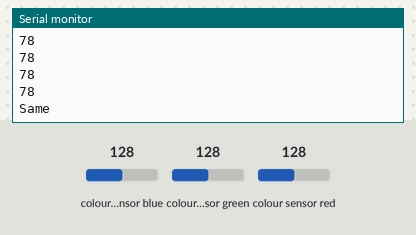
This sketch was run on a simulated Arduino Uno, built with avr-gcc and run on an emulated ATmega328P. Parts: the last lines printed to the serial monitor. Wiring (inferred from the names in the program): TCS3200 colour sensor: output pin 7; S2 pin 5; S3 pin 6; S0 pin 2; S1 pin 4. The test bench sets the inputs (shaded band); at power-on: colour sensor blue 128, colour sensor green 128, colour sensor red 128.

Above: at 1.2 s.
1.3 s: colour sensor blue set to 5
At 2.1 s:
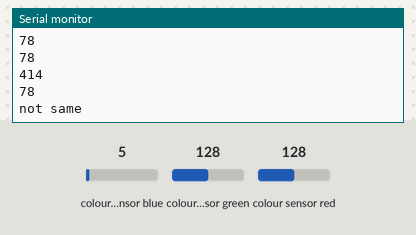
3.7 s: colour sensor green set to 64
At 4.4 s:
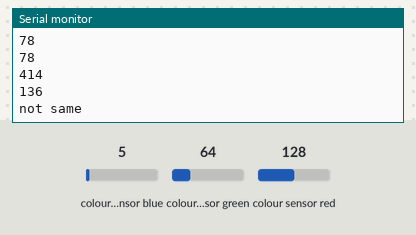
5.2 s: colour sensor red set to 191
Timing chart, 0 to 8.2 s (numbered marks = the images above; inputs shaded):
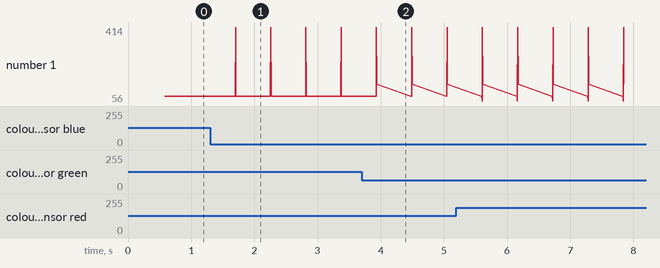

The sketch:

colour_sensor.ino
```cpp
int S0 = 2;
int S1 = 4;
int S2 = 5;
int S3 = 6;
int out1 = 7;
int out2 = 13;
int out3 = 13;
unsigned long int r1, r2, r3, r4, r5, r6;
bool checking = true;

/*
periyot(int pin,int tekrar)
bu fonksiyonla hangi renksensörünün çalışacağını ve gelen
verilerin ortalamasını alıyoruz.

freqscale(int)
-0 kapalı
-1 %2
-2 %20
-3 %100
bu fonksiyon sensör hassasiyetini ayarlıyor

filtertype(int)
0 kırmızı
1 mavi
2 yeşil
3 ışık

bu fonskiyon hangi arayin çalışacağını belirliyor
*/
void setup() {
  pinMode(S0, OUTPUT);//s0 s1 hassasiye
  pinMode(S1, OUTPUT);
  pinMode(S2, OUTPUT);//s2 s3 hangi renk
  pinMode(S3, OUTPUT);
  pinMode(out1, INPUT);
  pinMode(out2, INPUT);
  pinMode(out3, INPUT);

  Serial.begin(9600);
  freqscale(2);


}

void loop() {

colour_check();


}

//----------------------------------------------------
void filtertype(int index)//0:red 1:blue 2:green 3:clear
{
  if (index == 0) { //red
    digitalWrite(S2, LOW);
    digitalWrite(S3, LOW);
  }

  else if (index == 1) { //blue
    digitalWrite(S2, LOW);
    digitalWrite(S3, HIGH);
  }

  else if (index == 2) { //green
    digitalWrite(S2, HIGH);
    digitalWrite(S3, HIGH);
  }

  else if (index == 3) { //clear
    digitalWrite(S2, HIGH);
    digitalWrite(S3, LOW);
  }
}
//-------------------------------------------------------------
void freqscale(int index)
{
  if (index == 0) //close
  {
    digitalWrite(S0, LOW);
    digitalWrite(S1, LOW);
  }

  if (index == 1) //%2
  {
    digitalWrite(S0, LOW);
    digitalWrite(S1, HIGH);
  }

  if (index == 2) //%20
  {
    digitalWrite(S0, HIGH);
    digitalWrite(S1, LOW);
  }

  if (index == 3) //%100
  {
    digitalWrite(S0, HIGH);
    digitalWrite(S1, HIGH);
  }
}
//----------------------------------------
unsigned long int periyot(int pin, int devinim)
{ int i, counted;
  long int c, T, bironceki;
  i = 0;
  T = 0;
  counted = 0;
  while (i < devinim)
  {
    c = pulseIn(pin, HIGH);
    if (i == 0) {
      c = pulseIn(pin, HIGH);
      c = c + pulseIn(pin, HIGH);
      bironceki = c / 2;
    }
    else {
      if (abs(c - bironceki) < 10)
      { counted++;
        T += c;
        bironceki = c;
      }
    } i++;
  }
  T = 2 * T / counted++;
  return T;
}
//-------------------------------------------


int colour_check() {

  if (checking) {
    filtertype(0);
    delay(10);
    r1 = periyot(out1, 40);

    filtertype(1);
    delay(10);
    r2 = periyot(out1, 40);

    filtertype(2);
    delay(10);
    r3 = periyot(out1, 40);
    checking = false;
  }
  delay(500);
  for (int i = 0; i < 10; i++) {

    filtertype(0);
    delay(10);
    r4 = periyot(out1, 40);

    filtertype(1);
    delay(10);
    r5 = periyot(out1, 40);

    filtertype(2);
    delay(10);
    r6 = periyot(out1, 40);
    //----------------------------
    Serial.println(r1);
    Serial.println(r2);
    Serial.println(r3);
    Serial.print("\n");
    Serial.println(r4);
    Serial.println(r5);
    Serial.println(r6);
    if (r1 - 35 <= r4 && r4 <= r1 + 35) {
      if (r2 - 35 <= r5 && r5 <= r2 + 35) {
        if (r3 - 35 <= r6 && r6 <= r3 + 35) {
          Serial.print("Same");
          Serial.print("\n");
          return 1;
          break;
        }
        else {
          Serial.print("not same");
          Serial.print("\n");
          return 0;
        }
      }
      else {
        Serial.print("not same");
        Serial.print("\n");
        return 0;
      }
    }
    else {
      Serial.print("not same");
      Serial.print("\n");
      return 0;
    }
  }
  checking = true;
}
```

Measured:
- after the input at 1.3 s, the serial monitor: prints a new line after 0.40 s (image 1)
- after the input at 3.7 s, the serial monitor: prints a new line after 0.24 s (image 2)
- plotted number 1: 78 → 136 after the input at 3.7 s
